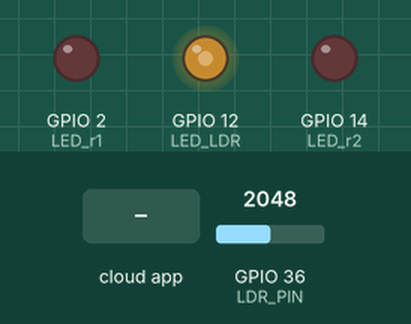
Recording of a sketch running on a simulated ESP32. Parts: output pins drawn as LEDs (lit = HIGH). The inputs (shaded band) are chosen by the test bench; at power-on: GPIO 36 (LDR_PIN) = 2048. WiFi joins after 1.5 s; servers stay silent unless stated; the Firebase database answers and starts empty; what the sketch prints to the serial monitor is not drawn.

Above: at 3.0 s.
3.1 s: GPIO 36 (LDR_PIN) set to 1647
5.0 s: GPIO 36 (LDR_PIN) set to 1544
At 6.6 s:
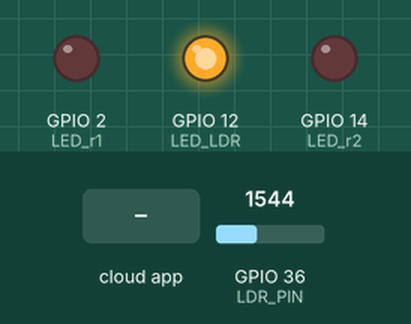
7.3 s: the phone or cloud app sets room_one to 1
At 7.9 s:
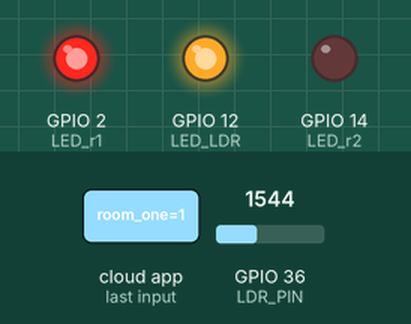
12.1 s: the phone or cloud app sets room_two to 1
At 14.7 s:
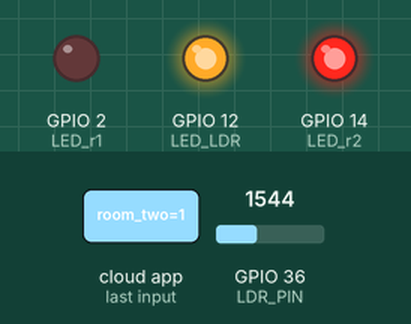
17.5 s: the phone or cloud app sets brightness to 1
At 20.65 s:
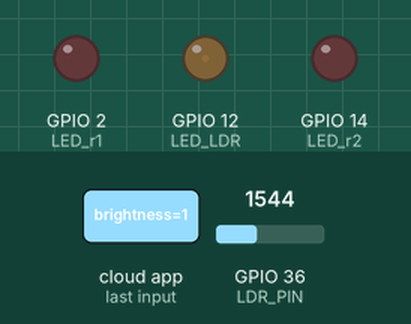
22.3 s: the phone or cloud app sets room_one to 90
At 23.9 s:
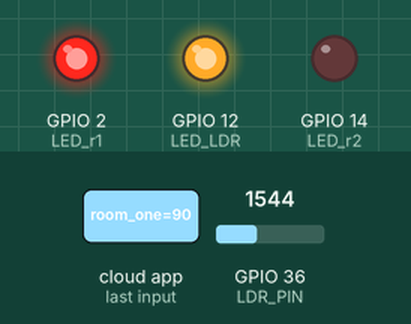
Timing chart, 0 to 28.1 s (numbered marks = the images above; inputs shaded):
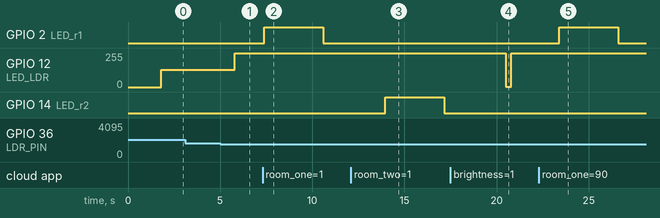

The sketch:

sketch_may15b.ino
```cpp
#include <WiFi.h>
#include <Firebase_ESP_Client.h>
#include "addons/TokenHelper.h"
#include "addons/RTDBHelper.h"

// Wi-Fi Credentials
const char* ssid = "realme 6";
const char* password = "55555555";

// Firebase Credentials
#define FIREBASE_HOST "first-lighting-trial-default-rtdb.firebaseio.com"
#define FIREBASE_AUTH "AIzaSyCvrmdDmuCMjoBqtvSn7aYE8aSP3WBe3bA"

FirebaseData fbdo;
FirebaseAuth auth;
FirebaseConfig config;

// Pins
#define LDR_PIN 36
#define LED_LDR 12

#define IR1_r1 18
#define IR2_r1 19
#define PIR_r1 27
#define LED_r1 2

#define IR1_r2 32
#define IR2_r2 33
#define PIR_r2 35
#define LED_r2 14

// Shared variables
volatile int brightness = 0;
volatile bool autoMode_r1 = true, autoMode_r2 = true;
volatile int ledState_r1 = 0, ledState_r2 = 0;

volatile int peopleCount_r1 = 0;
volatile int peopleCount_r2 = 0;

unsigned long lastSendTime = 0;
const unsigned long sendInterval = 3000;

void setup() {
  Serial.begin(9600);

  // WiFi
  WiFi.begin(ssid, password);
  while (WiFi.status() != WL_CONNECTED) {
    delay(500); Serial.print(".");
  }
  Serial.println("\nWiFi Connected");

  // Firebase
  config.host = FIREBASE_HOST;
  config.signer.tokens.legacy_token = FIREBASE_AUTH;
  Firebase.begin(&config, &auth);
  Firebase.reconnectWiFi(true);

  // PWM for LDR LED
  ledcSetup(0, 5000, 8);
  ledcAttachPin(LED_LDR, 0);

  // Pins
  pinMode(IR1_r1, INPUT); pinMode(IR2_r1, INPUT); pinMode(PIR_r1, INPUT); pinMode(LED_r1, OUTPUT);
  pinMode(IR1_r2, INPUT); pinMode(IR2_r2, INPUT); pinMode(PIR_r2, INPUT); pinMode(LED_r2, OUTPUT);

  // Get initial mode from Firebase
  Firebase.RTDB.getBool(&fbdo, "/Mode/Automatic_r1");
  autoMode_r1 = fbdo.boolData();
  Firebase.RTDB.getBool(&fbdo, "/Mode/Automatic_r2");
  autoMode_r2 = fbdo.boolData();

  // Tasks
  xTaskCreatePinnedToCore(TaskRoom1, "Room1Task", 4096, NULL, 1, NULL, 1);
  xTaskCreatePinnedToCore(TaskRoom2, "Room2Task", 4096, NULL, 1, NULL, 1);
  xTaskCreatePinnedToCore(TaskLDR, "LDRTask", 2048, NULL, 1, NULL, 1);
  xTaskCreatePinnedToCore(TaskFirebase, "FirebaseTask", 8192, NULL, 1, NULL, 0);
}

// Room 1 Logic
void TaskRoom1(void *pvParameters) {
  bool ir1Detected = false, ir2Detected = false;
  unsigned long t1 = 0, t2 = 0;

  for (;;) {
    if (autoMode_r1) {
      int ir1 = digitalRead(IR1_r1);
      int ir2 = digitalRead(IR2_r1);

      if (ir1 == LOW && !ir1Detected) { ir1Detected = true; t1 = millis(); }
      if (ir2 == LOW && !ir2Detected) { ir2Detected = true; t2 = millis(); }

      if (ir1Detected && ir2Detected) {
        if (abs((long)t1 - (long)t2) < 2000) {
          if (t1 < t2) peopleCount_r1++;
          else if (peopleCount_r1 > 0) peopleCount_r1--;
        }
        ir1Detected = ir2Detected = false;
      }

      if (digitalRead(PIR_r1) == HIGH && peopleCount_r1 > 0) {
        digitalWrite(LED_r1, HIGH); ledState_r1 = 1;
      } else {
        digitalWrite(LED_r1, LOW); ledState_r1 = 0;
      }
    }

    delay(100);
  }
}

// Room 2 Logic
void TaskRoom2(void *pvParameters) {
  bool ir1Detected = false, ir2Detected = false;
  unsigned long t1 = 0, t2 = 0;

  for (;;) {
    if (autoMode_r2) {
      int ir1 = digitalRead(IR1_r2);
      int ir2 = digitalRead(IR2_r2);

      if (ir1 == LOW && !ir1Detected) { ir1Detected = true; t1 = millis(); }
      if (ir2 == LOW && !ir2Detected) { ir2Detected = true; t2 = millis(); }

      if (ir1Detected && ir2Detected) {
        if (abs((long)t1 - (long)t2) < 2000) {
          if (t1 < t2) peopleCount_r2++;
          else if (peopleCount_r2 > 0) peopleCount_r2--;
        }
        ir1Detected = ir2Detected = false;
      }

      if (digitalRead(PIR_r2) == HIGH && peopleCount_r2 > 0) {
        digitalWrite(LED_r2, HIGH); ledState_r2 = 1;
      } else {
        digitalWrite(LED_r2, LOW); ledState_r2 = 0;
      }
    }

    delay(100);
  }
}

// LDR Brightness Task
void TaskLDR(void *pvParameters) {
  for (;;) {
    int ldr = analogRead(LDR_PIN);
    if (ldr > 3200) brightness = 0;
    else if (ldr > 1600) brightness = 128;
    else brightness = 255;

    ledcWrite(0, brightness);

    delay(1000);
  }
}

// Firebase Task
void TaskFirebase(void *pvParameters) {
  for (;;) {
    if (Firebase.ready() && millis() - lastSendTime > sendInterval) {
      lastSendTime = millis();

      // Send data
      Firebase.RTDB.setInt(&fbdo, "/rooms/room_one", ledState_r1);
      Firebase.RTDB.setInt(&fbdo, "/rooms/room_two", ledState_r2);
      Firebase.RTDB.setInt(&fbdo, "/outing/brightness", brightness);

      // Read Modes
      if (Firebase.RTDB.getBool(&fbdo, "/Mode/Automatic_r1"))
        autoMode_r1 = fbdo.boolData();
      if (Firebase.RTDB.getBool(&fbdo, "/Mode/Automatic_r2"))
        autoMode_r2 = fbdo.boolData();

      // Manual control (if auto is false)
      if (!autoMode_r1 && Firebase.RTDB.getInt(&fbdo, "/rooms/room_one"))
        digitalWrite(LED_r1, fbdo.intData());

      if (!autoMode_r2 && Firebase.RTDB.getInt(&fbdo, "/rooms/room_two"))
        digitalWrite(LED_r2, fbdo.intData());

      if (!autoMode_r1 && Firebase.RTDB.getInt(&fbdo, "/outing/brightness"))
        ledcWrite(0, fbdo.intData());
    }

    delay(500);
  }
}
void loop(){

}
```

Measured:
- the behaviour switches between 1601 and 1600 on GPIO 36 (LDR_PIN) (found by bisection; images 0 and 1)
- after the input at 3.1 s, every drawn part: stays the same
- after the input at 5.0 s, GPIO 12 (LED_LDR): 128/255 → 255/255 after 0.80 s
- after the input at 7.3 s, GPIO 2 (LED_r1): LOW → HIGH after 0.10 s, → LOW 3.2 s later
- after the input at 12.1 s, GPIO 14 (LED_r2): LOW → HIGH after 1.9 s, → LOW 3.2 s later
- after the input at 17.5 s, GPIO 12 (LED_LDR): 255/255 → 1/255 after 3.0 s, → 255/255 0.30 s later
- after the input at 22.3 s, GPIO 2 (LED_r1): LOW → HIGH after 1.1 s, → LOW 3.2 s later
